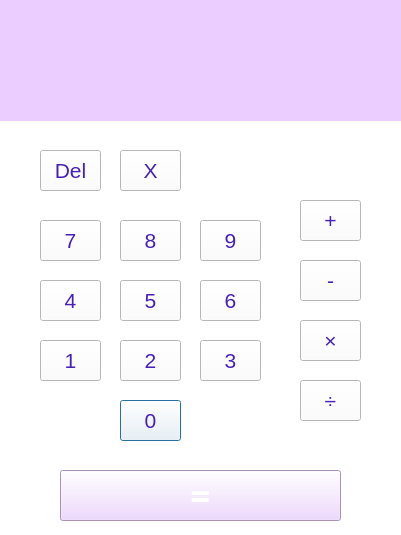
<?xml version="1.0" encoding="UTF-8"?>
<ui version="4.0">
 <class>Dialog</class>
 <widget class="QDialog" name="Dialog">
  <property name="geometry">
   <rect>
    <x>0</x>
    <y>0</y>
    <width>401</width>
    <height>535</height>
   </rect>
  </property>
  <property name="windowTitle">
   <string>Dialog</string>
  </property>
  <property name="styleSheet">
   <string notr="true">background-color: rgb(255, 255, 255);</string>
  </property>
  <widget class="QPushButton" name="button_0">
   <property name="geometry">
    <rect>
     <x>120</x>
     <y>400</y>
     <width>61</width>
     <height>41</height>
    </rect>
   </property>
   <property name="font">
    <font>
     <pointsize>16</pointsize>
    </font>
   </property>
   <property name="cursor">
    <cursorShape>PointingHandCursor</cursorShape>
   </property>
   <property name="styleSheet">
    <string notr="true">color: rgb(71, 32, 186);</string>
   </property>
   <property name="text">
    <string>0</string>
   </property>
  </widget>
  <widget class="QLabel" name="display">
   <property name="geometry">
    <rect>
     <x>10</x>
     <y>40</y>
     <width>381</width>
     <height>71</height>
    </rect>
   </property>
   <property name="font">
    <font>
     <pointsize>22</pointsize>
    </font>
   </property>
   <property name="styleSheet">
    <string notr="true">background-color: rgb(235, 206, 255);</string>
   </property>
   <property name="text">
    <string/>
   </property>
   <property name="alignment">
    <set>Qt::AlignRight|Qt::AlignTrailing|Qt::AlignVCenter</set>
   </property>
  </widget>
  <widget class="QLabel" name="label_2">
   <property name="geometry">
    <rect>
     <x>0</x>
     <y>0</y>
     <width>401</width>
     <height>121</height>
    </rect>
   </property>
   <property name="styleSheet">
    <string notr="true">
background-color: rgb(235, 206, 255);</string>
   </property>
   <property name="text">
    <string/>
   </property>
  </widget>
  <widget class="QPushButton" name="button_equal">
   <property name="geometry">
    <rect>
     <x>60</x>
     <y>470</y>
     <width>281</width>
     <height>51</height>
    </rect>
   </property>
   <property name="font">
    <font>
     <family>Cascadia Mono SemiBold</family>
     <pointsize>26</pointsize>
     <weight>75</weight>
     <bold>true</bold>
    </font>
   </property>
   <property name="cursor">
    <cursorShape>PointingHandCursor</cursorShape>
   </property>
   <property name="styleSheet">
    <string notr="true">background-color: rgb(235, 206, 255);
color: rgb(255, 255, 255);</string>
   </property>
   <property name="text">
    <string>=</string>
   </property>
  </widget>
  <widget class="QPushButton" name="button_1">
   <property name="geometry">
    <rect>
     <x>40</x>
     <y>340</y>
     <width>61</width>
     <height>41</height>
    </rect>
   </property>
   <property name="font">
    <font>
     <pointsize>16</pointsize>
    </font>
   </property>
   <property name="cursor">
    <cursorShape>PointingHandCursor</cursorShape>
   </property>
   <property name="styleSheet">
    <string notr="true">color: rgb(71, 32, 186);</string>
   </property>
   <property name="text">
    <string>1</string>
   </property>
  </widget>
  <widget class="QPushButton" name="button_2">
   <property name="geometry">
    <rect>
     <x>120</x>
     <y>340</y>
     <width>61</width>
     <height>41</height>
    </rect>
   </property>
   <property name="font">
    <font>
     <pointsize>16</pointsize>
    </font>
   </property>
   <property name="cursor">
    <cursorShape>PointingHandCursor</cursorShape>
   </property>
   <property name="styleSheet">
    <string notr="true">color: rgb(71, 32, 186);</string>
   </property>
   <property name="text">
    <string>2</string>
   </property>
  </widget>
  <widget class="QPushButton" name="button_3">
   <property name="geometry">
    <rect>
     <x>200</x>
     <y>340</y>
     <width>61</width>
     <height>41</height>
    </rect>
   </property>
   <property name="font">
    <font>
     <pointsize>16</pointsize>
    </font>
   </property>
   <property name="cursor">
    <cursorShape>PointingHandCursor</cursorShape>
   </property>
   <property name="styleSheet">
    <string notr="true">color: rgb(71, 32, 186);</string>
   </property>
   <property name="text">
    <string>3</string>
   </property>
  </widget>
  <widget class="QPushButton" name="button_6">
   <property name="geometry">
    <rect>
     <x>200</x>
     <y>280</y>
     <width>61</width>
     <height>41</height>
    </rect>
   </property>
   <property name="font">
    <font>
     <pointsize>16</pointsize>
    </font>
   </property>
   <property name="cursor">
    <cursorShape>PointingHandCursor</cursorShape>
   </property>
   <property name="styleSheet">
    <string notr="true">color: rgb(71, 32, 186);</string>
   </property>
   <property name="text">
    <string>6</string>
   </property>
  </widget>
  <widget class="QPushButton" name="button_5">
   <property name="geometry">
    <rect>
     <x>120</x>
     <y>280</y>
     <width>61</width>
     <height>41</height>
    </rect>
   </property>
   <property name="font">
    <font>
     <pointsize>16</pointsize>
    </font>
   </property>
   <property name="cursor">
    <cursorShape>PointingHandCursor</cursorShape>
   </property>
   <property name="styleSheet">
    <string notr="true">color: rgb(71, 32, 186);</string>
   </property>
   <property name="text">
    <string>5</string>
   </property>
  </widget>
  <widget class="QPushButton" name="button_4">
   <property name="geometry">
    <rect>
     <x>40</x>
     <y>280</y>
     <width>61</width>
     <height>41</height>
    </rect>
   </property>
   <property name="font">
    <font>
     <pointsize>16</pointsize>
    </font>
   </property>
   <property name="cursor">
    <cursorShape>PointingHandCursor</cursorShape>
   </property>
   <property name="styleSheet">
    <string notr="true">color: rgb(71, 32, 186);</string>
   </property>
   <property name="text">
    <string>4</string>
   </property>
  </widget>
  <widget class="QPushButton" name="button_9">
   <property name="geometry">
    <rect>
     <x>200</x>
     <y>220</y>
     <width>61</width>
     <height>41</height>
    </rect>
   </property>
   <property name="font">
    <font>
     <pointsize>16</pointsize>
    </font>
   </property>
   <property name="cursor">
    <cursorShape>PointingHandCursor</cursorShape>
   </property>
   <property name="styleSheet">
    <string notr="true">color: rgb(71, 32, 186);</string>
   </property>
   <property name="text">
    <string>9</string>
   </property>
  </widget>
  <widget class="QPushButton" name="button_8">
   <property name="geometry">
    <rect>
     <x>120</x>
     <y>220</y>
     <width>61</width>
     <height>41</height>
    </rect>
   </property>
   <property name="font">
    <font>
     <pointsize>16</pointsize>
    </font>
   </property>
   <property name="cursor">
    <cursorShape>PointingHandCursor</cursorShape>
   </property>
   <property name="styleSheet">
    <string notr="true">color: rgb(71, 32, 186);</string>
   </property>
   <property name="text">
    <string>8</string>
   </property>
  </widget>
  <widget class="QPushButton" name="button_7">
   <property name="geometry">
    <rect>
     <x>40</x>
     <y>220</y>
     <width>61</width>
     <height>41</height>
    </rect>
   </property>
   <property name="font">
    <font>
     <pointsize>16</pointsize>
    </font>
   </property>
   <property name="cursor">
    <cursorShape>PointingHandCursor</cursorShape>
   </property>
   <property name="styleSheet">
    <string notr="true">color: rgb(71, 32, 186);</string>
   </property>
   <property name="text">
    <string>7</string>
   </property>
  </widget>
  <widget class="QPushButton" name="button_div">
   <property name="geometry">
    <rect>
     <x>300</x>
     <y>380</y>
     <width>61</width>
     <height>41</height>
    </rect>
   </property>
   <property name="font">
    <font>
     <pointsize>16</pointsize>
    </font>
   </property>
   <property name="cursor">
    <cursorShape>PointingHandCursor</cursorShape>
   </property>
   <property name="styleSheet">
    <string notr="true">color: rgb(71, 32, 186);</string>
   </property>
   <property name="text">
    <string>÷</string>
   </property>
  </widget>
  <widget class="QPushButton" name="button_mult">
   <property name="geometry">
    <rect>
     <x>300</x>
     <y>320</y>
     <width>61</width>
     <height>41</height>
    </rect>
   </property>
   <property name="font">
    <font>
     <pointsize>16</pointsize>
    </font>
   </property>
   <property name="cursor">
    <cursorShape>PointingHandCursor</cursorShape>
   </property>
   <property name="styleSheet">
    <string notr="true">color: rgb(71, 32, 186);</string>
   </property>
   <property name="text">
    <string>×</string>
   </property>
  </widget>
  <widget class="QPushButton" name="button_sub">
   <property name="geometry">
    <rect>
     <x>300</x>
     <y>260</y>
     <width>61</width>
     <height>41</height>
    </rect>
   </property>
   <property name="font">
    <font>
     <pointsize>16</pointsize>
    </font>
   </property>
   <property name="cursor">
    <cursorShape>PointingHandCursor</cursorShape>
   </property>
   <property name="styleSheet">
    <string notr="true">color: rgb(71, 32, 186);</string>
   </property>
   <property name="text">
    <string>-</string>
   </property>
  </widget>
  <widget class="QPushButton" name="button_add">
   <property name="geometry">
    <rect>
     <x>300</x>
     <y>200</y>
     <width>61</width>
     <height>41</height>
    </rect>
   </property>
   <property name="font">
    <font>
     <pointsize>16</pointsize>
    </font>
   </property>
   <property name="cursor">
    <cursorShape>PointingHandCursor</cursorShape>
   </property>
   <property name="styleSheet">
    <string notr="true">color: rgb(71, 32, 186);</string>
   </property>
   <property name="text">
    <string>+</string>
   </property>
  </widget>
  <widget class="QPushButton" name="button_DEL">
   <property name="geometry">
    <rect>
     <x>40</x>
     <y>150</y>
     <width>61</width>
     <height>41</height>
    </rect>
   </property>
   <property name="font">
    <font>
     <pointsize>16</pointsize>
    </font>
   </property>
   <property name="cursor">
    <cursorShape>PointingHandCursor</cursorShape>
   </property>
   <property name="styleSheet">
    <string notr="true">color: rgb(71, 32, 186);</string>
   </property>
   <property name="text">
    <string>Del</string>
   </property>
  </widget>
  <widget class="QPushButton" name="button_Apagar">
   <property name="geometry">
    <rect>
     <x>120</x>
     <y>150</y>
     <width>61</width>
     <height>41</height>
    </rect>
   </property>
   <property name="font">
    <font>
     <pointsize>16</pointsize>
    </font>
   </property>
   <property name="cursor">
    <cursorShape>PointingHandCursor</cursorShape>
   </property>
   <property name="styleSheet">
    <string notr="true">color: rgb(71, 32, 186);</string>
   </property>
   <property name="text">
    <string>X</string>
   </property>
  </widget>
  <zorder>label_2</zorder>
  <zorder>button_0</zorder>
  <zorder>display</zorder>
  <zorder>button_equal</zorder>
  <zorder>button_1</zorder>
  <zorder>button_2</zorder>
  <zorder>button_3</zorder>
  <zorder>button_6</zorder>
  <zorder>button_5</zorder>
  <zorder>button_4</zorder>
  <zorder>button_9</zorder>
  <zorder>button_8</zorder>
  <zorder>button_7</zorder>
  <zorder>button_div</zorder>
  <zorder>button_mult</zorder>
  <zorder>button_sub</zorder>
  <zorder>button_add</zorder>
  <zorder>button_DEL</zorder>
  <zorder>button_Apagar</zorder>
 </widget>
 <resources/>
 <connections/>
</ui>
